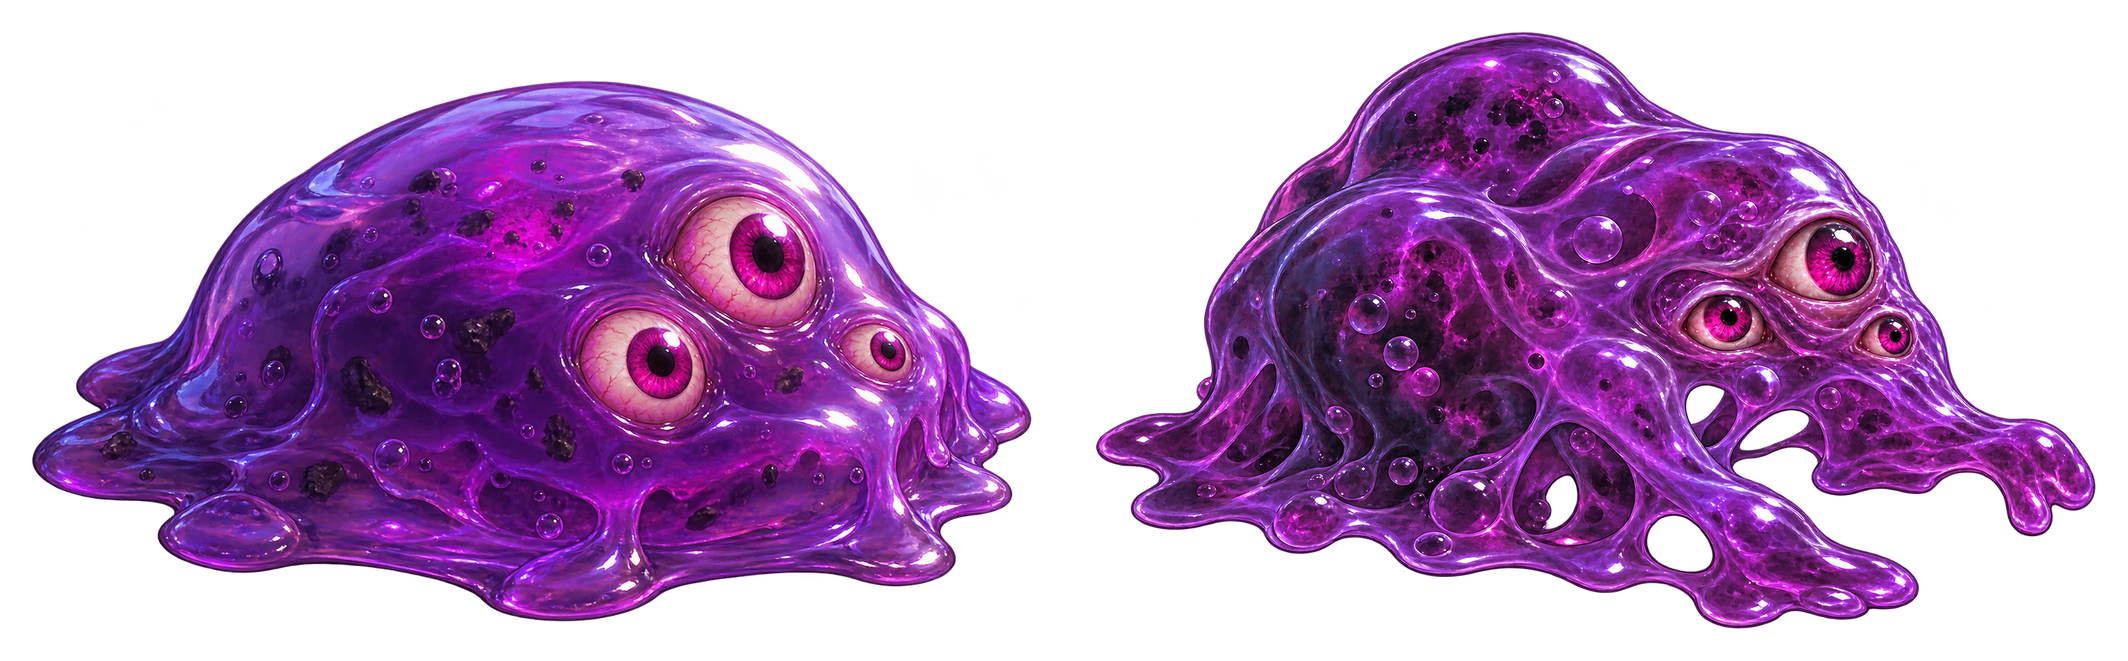

This chart was generated by the following Python code:
"""Build the slime skin atlas for the game: slime_a.png, slime_b.png → slime_skins.png.

Each skin is cropped to its alpha box, scaled to the same body width (BODY_W px) and placed in its
own frame so that all skins share one pivot (the ground point). Frames are padded so mipmaps do not
bleed into the neighbour. Prints the values for game/objects/slime/slime_rig.tres.
Run: python slime_skins.py  (needs Pillow and numpy).
"""
import os

import numpy as np
from PIL import Image

HERE = os.path.dirname(os.path.abspath(__file__))
BODY_W = 1000
PAD = 32
# Ground point inside the cropped sprite, as a share of its box (eyeballed on the art).
PIVOT_K = (0.5, 0.88)
# Eyes in raw PNG px: x, y, rx, ry — measured on a zoomed grid. Order: left, middle, right
# (blink order in the rig: 0 → 2 → 1).
SKINS = [
    ("slime_a.png", [(915, 535, 85, 75), (1051, 395, 94, 85), (1221, 515, 51, 45)]),
    ("slime_b.png", [(970, 490, 70, 45), (1115, 396, 85, 69), (1215, 509, 45, 39)]),
]

prepared = []
for name, eyes in SKINS:
    im = Image.open(os.path.join(HERE, name)).convert("RGBA")
    a = np.array(im)[..., 3]
    box = Image.fromarray(((a > 8) * 255).astype(np.uint8)).getbbox()
    crop = im.crop(box)
    s = BODY_W / crop.width
    crop = crop.resize((BODY_W, round(crop.height * s)), Image.LANCZOS)
    piv = (crop.width * PIVOT_K[0], crop.height * PIVOT_K[1])
    eyes_s = [((x - box[0]) * s, (y - box[1]) * s, rx * s, ry * s) for x, y, rx, ry in eyes]
    prepared.append((name, crop, piv, eyes_s))

above = max(p[2][1] for p in prepared)
below = max(p[1].height - p[2][1] for p in prepared)
frame_w = BODY_W + 2 * PAD
frame_h = int(round(above + below)) + 2 * PAD
pivot = (PAD + BODY_W / 2, PAD + above)
atlas = Image.new("RGBA", (frame_w * len(prepared), frame_h), (0, 0, 0, 0))
print("frame", frame_w, frame_h, "pivot", pivot, "atlas", atlas.size)
for k, (name, crop, piv, eyes_s) in enumerate(prepared):
    ox = k * frame_w + pivot[0] - piv[0]
    oy = pivot[1] - piv[1]
    atlas.alpha_composite(crop, (int(round(ox)), int(round(oy))))
    # Eyes relative to the frame origin (the shader adds the frame offset).
    for x, y, rx, ry in eyes_s:
        print(f"  {name} eye Vector4({x + ox - k * frame_w:.0f}, {y + oy:.0f}, {rx:.0f}, {ry:.0f})")
atlas.save(os.path.join(HERE, "slime_skins.png"))
